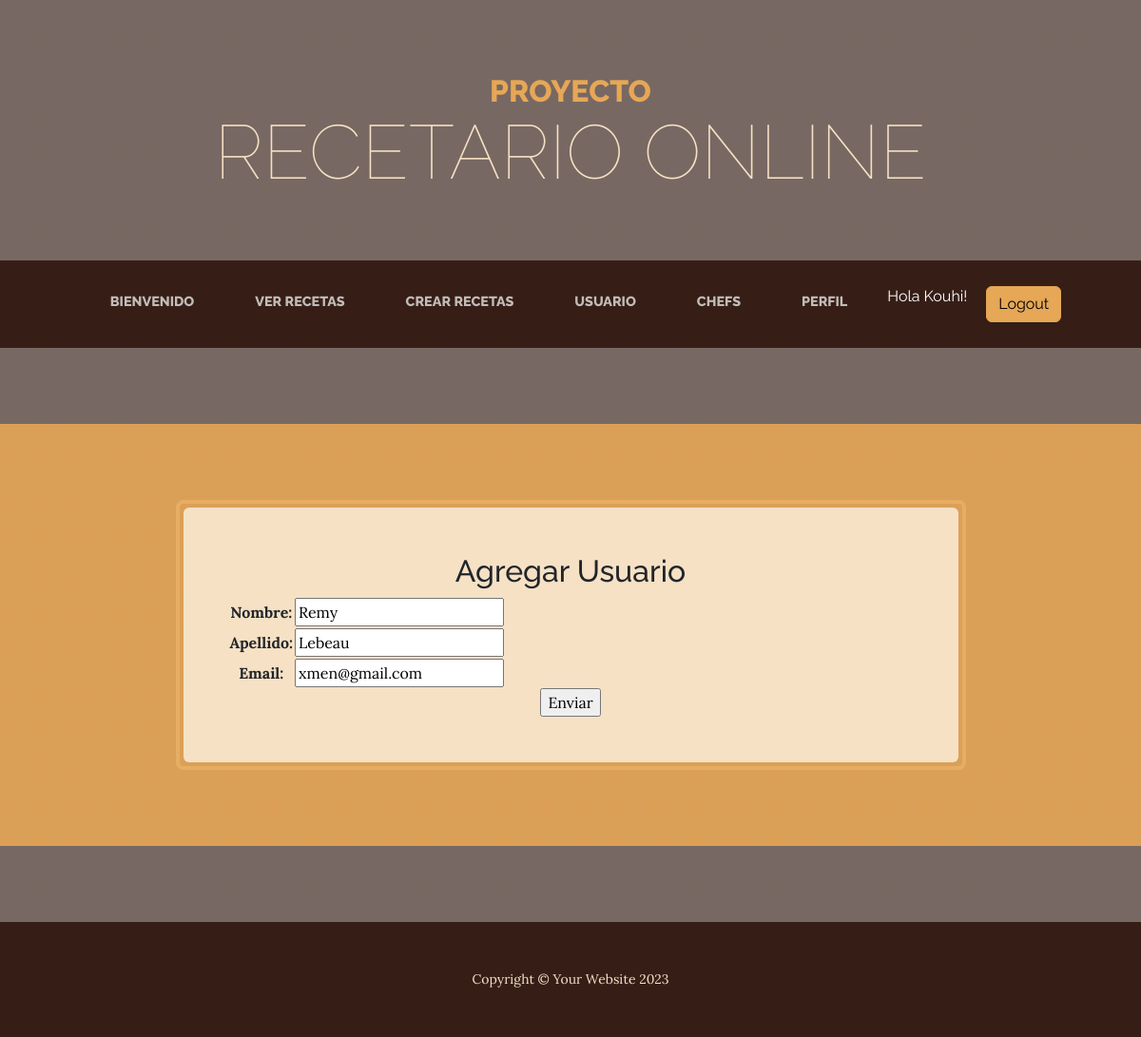
Screenshot of /aplicacion/usuario_edit/2/ (signed in) with the database file from the repository.
### aplicacion/models.py (models this page shows, shortened)
class Usuario(models.Model):
    nombre = models.CharField(max_length=50)
    apellido = models.CharField(max_length=50)
    email = models.EmailField()

### aplicacion/views.py (the view)
# urls.py: path('usuario_edit/<int:pk>/', UsuarioEdit.as_view(), name="usuario_edit"),
class UsuarioEdit(LoginRequiredMixin, UpdateView):
    model = Usuario
    fields = ['nombre', 'apellido', 'email']
    success_url = reverse_lazy('usuario')

### aplicacion/templates/aplicacion/usuario_form.html (shortened to what this page needs)
{% extends 'aplicacion/home3.html' %}
{% block usuers %}
<h2>Agregar Usuario</h2>
<form action="" method="post">
    <table>
        {{ form.as_table }}
    </table>
    <input type="submit" value="Enviar">
</form>
{% endblock usuers %}

### aplicacion/templates/aplicacion/home3.html (shortened to what this page needs)
<!DOCTYPE html>
<html lang="en">
    {% load static %}
    <head>
        <link href="{% static 'css/styles.css' %}" rel="stylesheet" />
        <link rel="stylesheet" href="https://cdnjs.cloudflare.com/ajax/libs/font-awesome/6.4.0/css/all.min.css">
    </head>
    <body>
        <header>
            <h1 class="site-heading text-center text-faded d-none d-lg-block">
                <span class="site-heading-upper text-primary mb-3">Proyecto</span>
                <span class="site-heading-lower">Recetario Online</span>
            </h1>
        </header>
        {% if user.is_authenticated %}
        <nav class="navbar navbar-expand-lg navbar-dark py-lg-4" id="mainNav">
            <div class="container">
                <div class="collapse navbar-collapse" id="navbarSupportedContent">
                    <ul class="navbar-nav mx-auto">
                        <ul class="navbar-nav mx-auto">
                            <li class="nav-item px-lg-4"><a class="nav-link text-uppercase" href="{% url 'bienvenido' %}">Bienvenido</a></li>
                            <li class="nav-item px-lg-4"><a class="nav-link text-uppercase" href="{% url 'ver_recetas' %}">Ver Recetas</a></li>
                            <li class="nav-item px-lg-4"><a class="nav-link text-uppercase" href="{% url 'crear_recetas' %}">Crear Recetas</a></li>
                            <li class="nav-item px-lg-4"><a class="nav-link text-uppercase" href="{% url 'usuario' %}">Usuario</a></li>
                            <li class="nav-item px-lg-4"><a class="nav-link text-uppercase" href="{% url 'chefs' %}">Chefs</a></li>
                            <li class="nav-item px-lg-4"><a class="nav-link text-uppercase" href="{% url 'edit_perfil' %}">Perfil</a></li>
                            <div class="navbar-nav ml-auto" style="display: flex; align-items: center;">
                                <p style="color: white; margin-left: 10px; margin-right: 10px;">Hola {{ user.username }}!</p>
                                <a class="btn btn-primary logout-link" href="{% url 'logout' %}" style="margin-left: 10px;">Logout</a>
                            </div>
                        </ul>
                    </ul>
                </div>
            </div>
        </nav>
        {% endif %}
        <section class="page-section cta">
            <div class="container">
                <div class="row">
                    <div class="col-xl-9 mx-auto">
                        <div class="cta-inner bg-faded text-center rounded">
                                {%block usuers%}
                                {%endblock usuers%}
                        </div>
                    </div>
                </div>
            </div>
        </section>
        <footer class="footer text-faded text-center py-5">
            <div class="container"><p class="m-0 small">Copyright &copy; Your Website 2023</p></div>
        </footer>
    </body>
</html>

### rows the page displays
Usuario: nombre "Remy", apellido "Lebeau", email "xmen@gmail.com"

### other values shown
{{ user.username }} "Kouhi"
